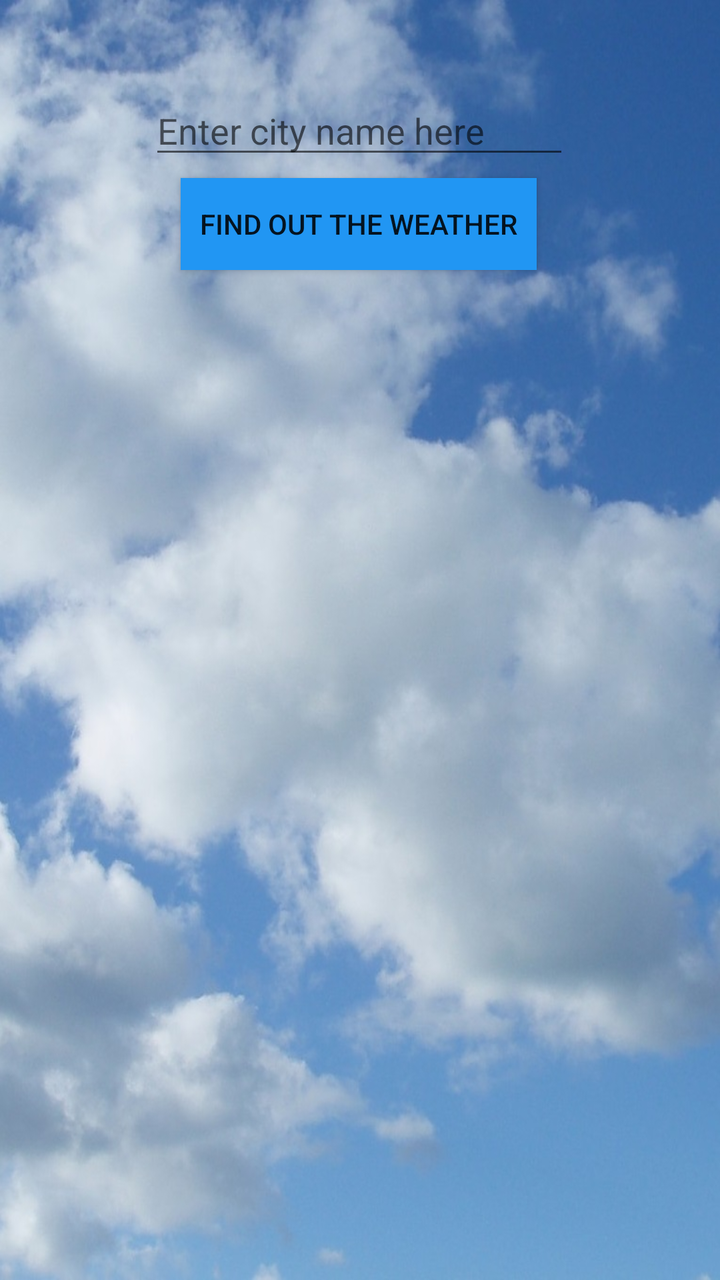
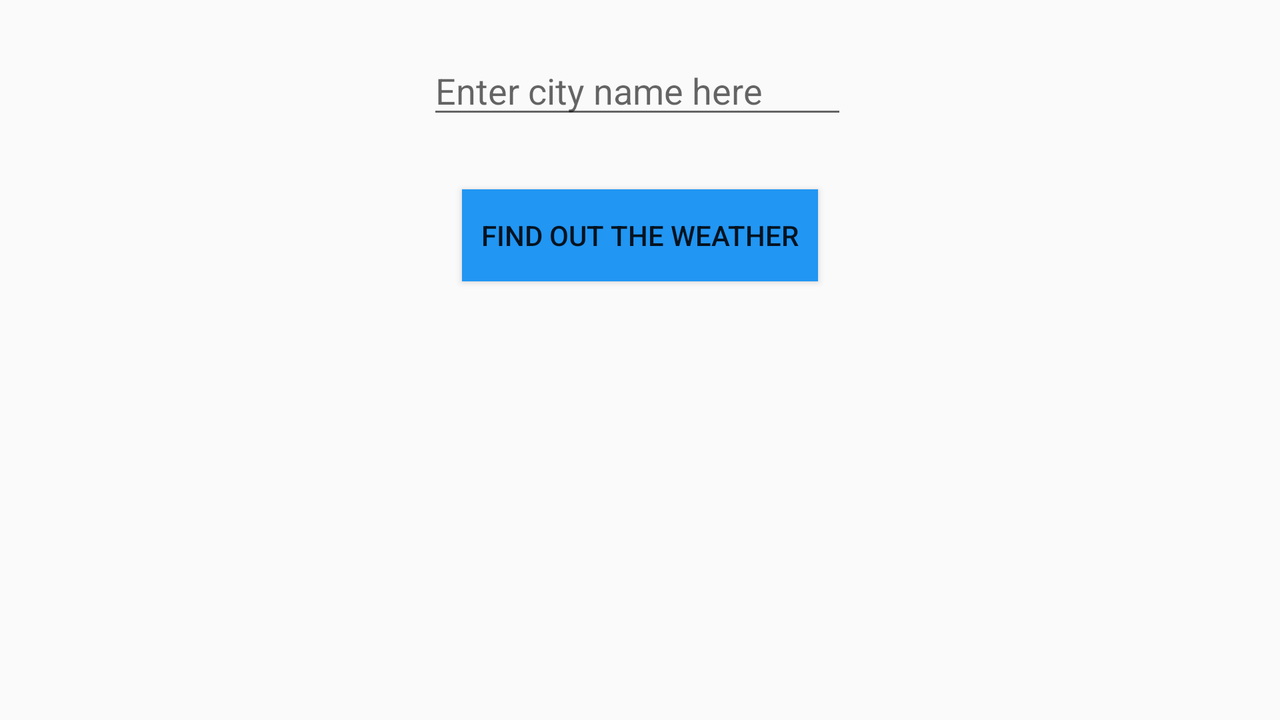

One screen, two layout resources from the same app: the default and the repository's alternative for another configuration. Each is rendered where Android would select it; the XML of both is given below.
<!-- AndroidManifest.xml: application theme AppTheme -->
<!-- res/layout/activity_weather_data.xml -->
<?xml version="1.0" encoding="utf-8"?>
<androidx.constraintlayout.widget.ConstraintLayout
    xmlns:android="http://schemas.android.com/apk/res/android"
    xmlns:app="http://schemas.android.com/apk/res-auto"
    xmlns:tools="http://schemas.android.com/tools"
    android:layout_width="match_parent"
    android:layout_height="match_parent"
    android:orientation="vertical"
    android:background="@drawable/background_portrait"
    tools:context=".WeatherData">

    <TextView
        android:id="@+id/textWeatherData"
        android:text=""
        style="@style/TextViewDefault"
        app:layout_constraintBottom_toBottomOf="parent"
        app:layout_constraintEnd_toEndOf="parent"
        app:layout_constraintHorizontal_bias="0.118"
        app:layout_constraintStart_toStartOf="parent"
        app:layout_constraintTop_toBottomOf="@+id/findOutTheWeather"
        app:layout_constraintVertical_bias="0.209" />

    <EditText
        android:id="@+id/editTextCityName"
        android:layout_width="wrap_content"
        android:layout_height="wrap_content"
        android:ems="10"
        android:inputType="textPersonName"
        android:hint="@string/fieldCityNameDefault"
        app:layout_constraintBottom_toBottomOf="parent"
        app:layout_constraintEnd_toEndOf="parent"
        app:layout_constraintHorizontal_bias="0.497"
        app:layout_constraintStart_toStartOf="parent"
        app:layout_constraintTop_toTopOf="parent"
        app:layout_constraintVertical_bias="0.072" />

    <Button
        android:id="@+id/findOutTheWeather"
        android:layout_width="178dp"
        android:layout_height="46dp"
        android:text="@string/buttonFindWeatherByCity"
        style="@style/ButtonDefault"
        app:layout_constraintBottom_toBottomOf="parent"
        app:layout_constraintEnd_toEndOf="parent"
        app:layout_constraintHorizontal_bias="0.497"
        app:layout_constraintStart_toStartOf="parent"
        app:layout_constraintTop_toBottomOf="@+id/editTextCityName"
        app:layout_constraintVertical_bias="0.009" />

    <ImageView
        android:id="@+id/imageWeather"
        style="@style/AndroidImageDefault"
        app:layout_constraintBottom_toBottomOf="parent"
        app:layout_constraintEnd_toEndOf="parent"
        app:layout_constraintHorizontal_bias="0.852"
        app:layout_constraintStart_toEndOf="@+id/textWeatherData"
        app:layout_constraintTop_toBottomOf="@+id/findOutTheWeather"
        app:layout_constraintVertical_bias="0.157"
        app:srcCompat="?attr/selectableItemBackgroundBorderless" />
</androidx.constraintlayout.widget.ConstraintLayout>
<!-- resources referenced by this layout -->
<resources>
  <!-- drawable background_portrait: jpg bitmap (drawable, 119655 bytes) -->
  <string name="buttonFindWeatherByCity">Find out the weather</string>
  <string name="fieldCityNameDefault">Enter city name here</string>
  <style name="AndroidImageDefault">
          <item name="android:layout_width">142dp</item>
          <item name="android:layout_height">127dp</item>
          <item name="android:layout_marginStart">40dp</item>
      </style>
  <style name="ButtonDefault">
          <item name="android:background">#2196F3</item>
          <item name="android:text">@string/buttonDefault</item>
      </style>
  <style name="TextViewDefault">
          <item name="android:layout_width">wrap_content</item>
          <item name="android:layout_height">wrap_content</item>
          <item name="android:textColor">#FFFFFF</item>
          <item name="android:shadowColor">#000000</item>
          <item name="android:shadowRadius">10</item>
          <item name="android:text">@string/locationWeatherTextDefault</item>
      </style>
  <style name="AppTheme" parent="Theme.AppCompat.Light.DarkActionBar">
          
          <item name="colorPrimary">#2196F3</item>
          <item name="colorPrimaryDark">@color/colorPrimary</item>
          <item name="colorAccent">@color/colorAccent</item>
      </style>
  <string name="buttonDefault">Find out the weather in other cities</string>
  <string name="locationWeatherTextDefault">Location isn\'t defined</string>
</resources>
<!-- res/layout-land/activity_weather_data.xml (the repository's variant of the layout above) -->
<!-- drawn on the phone turned sideways -->
<?xml version="1.0" encoding="utf-8"?>
<androidx.constraintlayout.widget.ConstraintLayout
    xmlns:android="http://schemas.android.com/apk/res/android"
    xmlns:app="http://schemas.android.com/apk/res-auto"
    android:layout_width="match_parent"
    android:layout_height="match_parent"
    android:orientation="horizontal"
    android:background="@drawable/background_landscape">

    <TextView
        android:id="@+id/textWeatherData"
        android:text=""
        style="@style/TextViewDefault"
        app:layout_constraintBottom_toBottomOf="parent"
        app:layout_constraintEnd_toEndOf="parent"
        app:layout_constraintHorizontal_bias="0.118"
        app:layout_constraintStart_toStartOf="parent"
        app:layout_constraintTop_toBottomOf="@+id/findOutTheWeather"
        app:layout_constraintVertical_bias="0.209" />

    <EditText
        android:id="@+id/editTextCityName"
        android:layout_width="wrap_content"
        android:layout_height="wrap_content"
        android:ems="10"
        android:inputType="textPersonName"
        android:hint="@string/fieldCityNameDefault"
        app:layout_constraintBottom_toBottomOf="parent"
        app:layout_constraintEnd_toEndOf="parent"
        app:layout_constraintHorizontal_bias="0.497"
        app:layout_constraintStart_toStartOf="parent"
        app:layout_constraintTop_toTopOf="parent"
        app:layout_constraintVertical_bias="0.072" />

    <Button
        android:id="@+id/findOutTheWeather"
        android:layout_width="178dp"
        android:layout_height="46dp"
        android:text="@string/buttonFindWeatherByCity"
        style="@style/ButtonDefault"
        app:layout_constraintBottom_toBottomOf="parent"
        app:layout_constraintEnd_toEndOf="parent"
        app:layout_constraintStart_toStartOf="parent"
        app:layout_constraintTop_toBottomOf="@+id/editTextCityName"
        app:layout_constraintVertical_bias="0.122" />

    <ImageView
        android:id="@+id/imageWeather"
        style="@style/AndroidImageDefault"
        app:layout_constraintBottom_toBottomOf="parent"
        app:layout_constraintEnd_toEndOf="parent"
        app:layout_constraintHorizontal_bias="0.852"
        app:layout_constraintStart_toEndOf="@+id/textWeatherData"
        app:layout_constraintTop_toBottomOf="@+id/findOutTheWeather"
        app:layout_constraintVertical_bias="0.157"
        app:srcCompat="?attr/selectableItemBackgroundBorderless" />
</androidx.constraintlayout.widget.ConstraintLayout>
<!-- resources referenced by the variant -->
<!-- as the phone turned sideways resolves them -->
<resources>
  <string name="buttonFindWeatherByCity">Find out the weather</string>
  <string name="fieldCityNameDefault">Enter city name here</string>
  <style name="AndroidImageDefault">
          <item name="android:layout_width">142dp</item>
          <item name="android:layout_height">127dp</item>
          <item name="android:layout_marginStart">40dp</item>
      </style>
  <style name="ButtonDefault">
          <item name="android:background">#2196F3</item>
          <item name="android:text">@string/buttonDefault</item>
      </style>
  <style name="TextViewDefault">
          <item name="android:layout_width">wrap_content</item>
          <item name="android:layout_height">wrap_content</item>
          <item name="android:textColor">#FFFFFF</item>
          <item name="android:shadowColor">#000000</item>
          <item name="android:shadowRadius">10</item>
          <item name="android:text">@string/locationWeatherTextDefault</item>
      </style>
  <style name="AppTheme" parent="Theme.AppCompat.Light.DarkActionBar">
          
          <item name="colorPrimary">#2196F3</item>
          <item name="colorPrimaryDark">@color/colorPrimary</item>
          <item name="colorAccent">@color/colorAccent</item>
      </style>
  <string name="buttonDefault">Find out the weather in other cities</string>
  <string name="locationWeatherTextDefault">Location isn\'t defined</string>
</resources>
